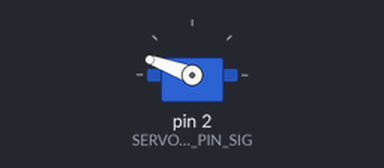
This sketch was run on a simulated Arduino Uno, built with avr-gcc and run on an emulated ATmega328P. On the bench: servo. What the sketch prints to the serial monitor is not drawn.

Above: at 0.05 s.
At 4.0 s:
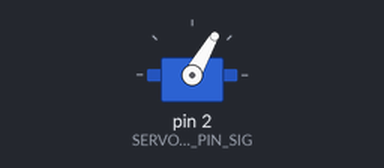
Timing chart, 0 to 5.2 s (numbered marks = the images above):
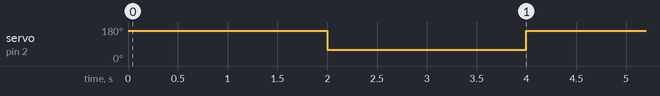

The sketch:

lock_the_safe.ino
```cpp
#include "Arduino.h"
#include "Servo.h"


// Pin Definitions
#define SERVO360MICRO_PIN_SIG	2

Servo servo360Micro;

const int timeout = 10000;
char menuOption = 0;
long time0;
int locked = 0;

void setup()
{

    Serial.begin(9600);
    while (!Serial) ;
    Serial.println("start");

}

void loop()
{
    servo360Micro.attach(SERVO360MICRO_PIN_SIG);
    open_close();
    delay(2000);
    servo360Micro.detach();

}

void open_close()
{
  if(locked == 1)
  {
    servo360Micro.write(60);
    locked = 0;
  }
  else
  {
    servo360Micro.write(160);
    locked = 1;
  }
}
```

Measured:
- by itself, servo on pin 2 (SERVO360MICRO_PIN_SIG): alternates 160° for 2.0 s and 60° for 2.0 s
